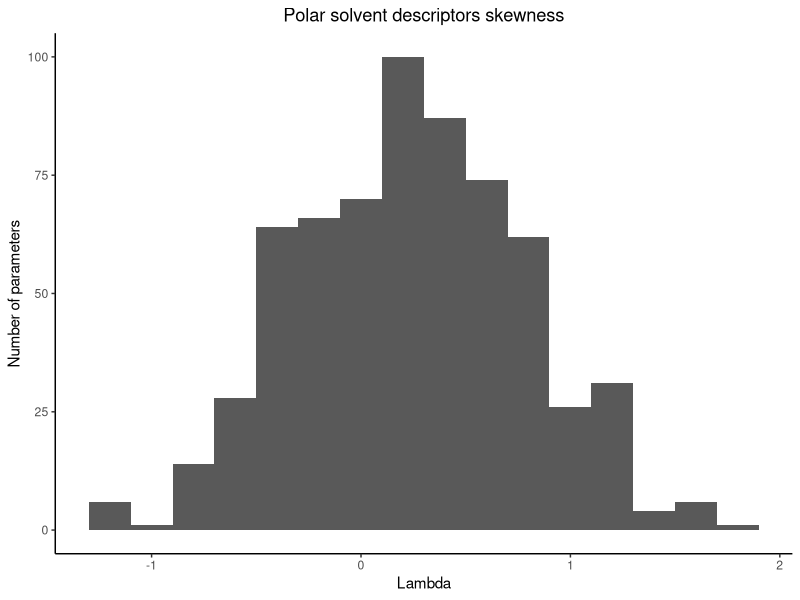
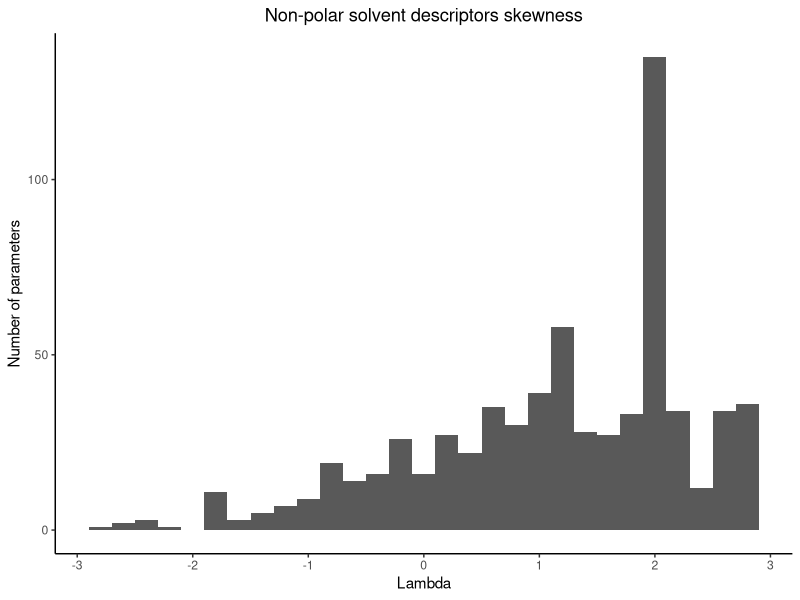
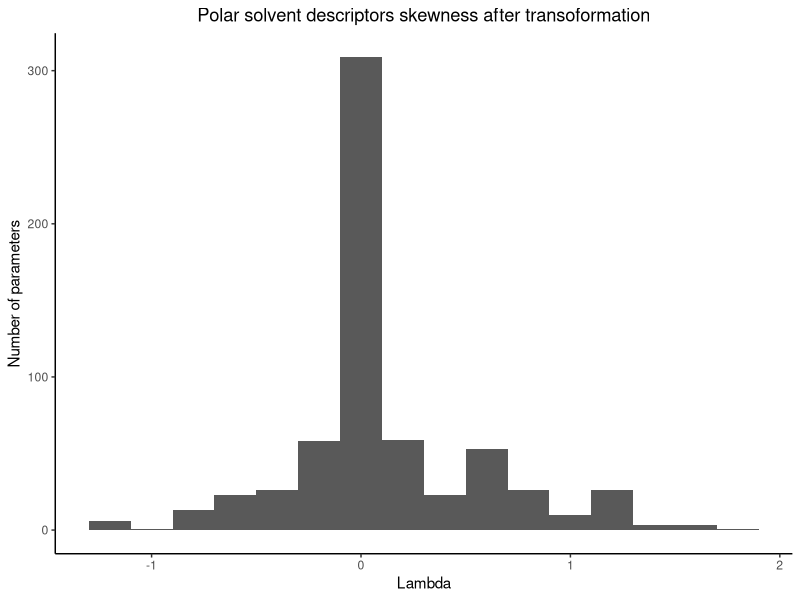
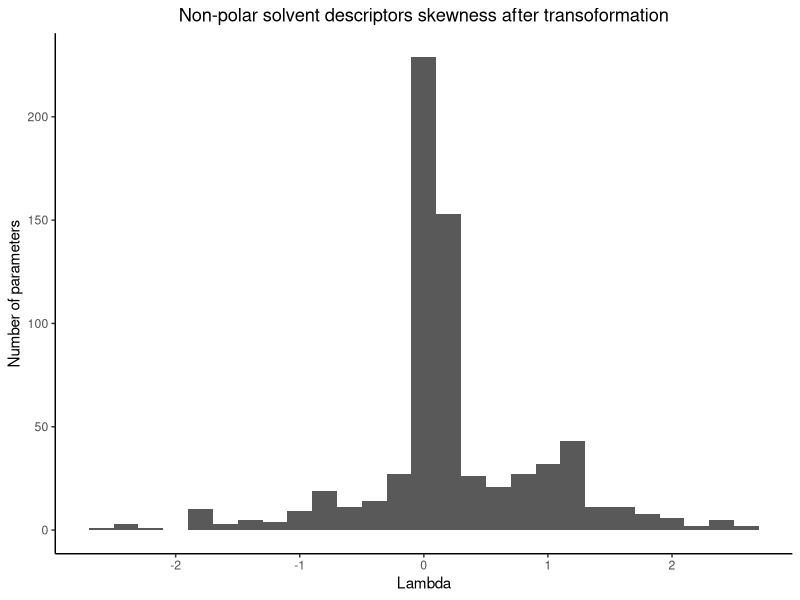
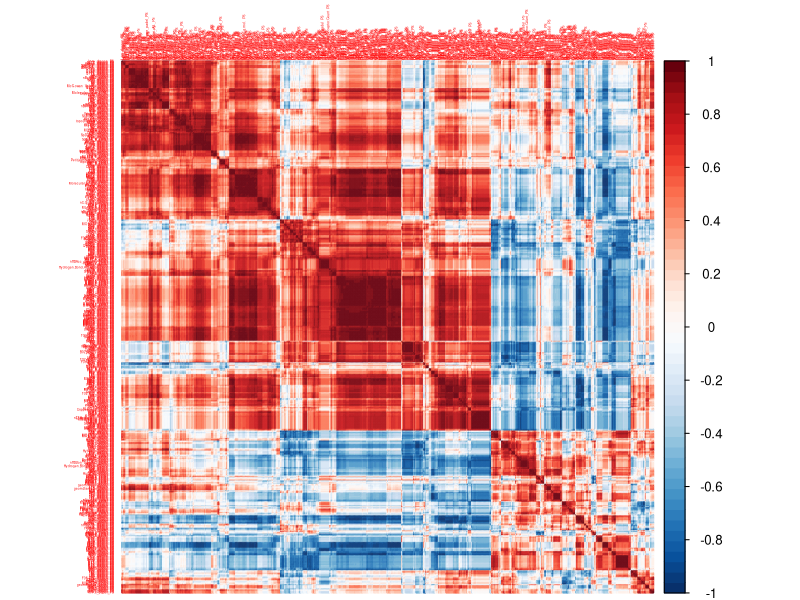
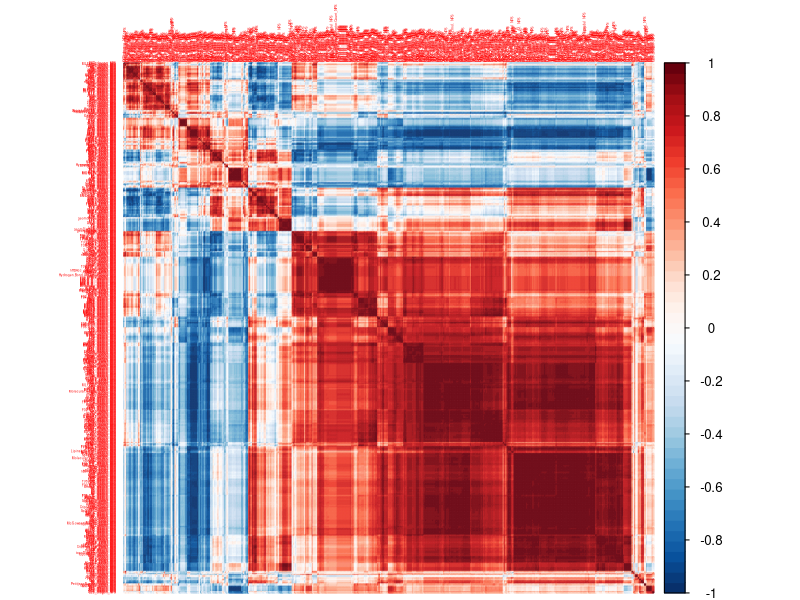

Recreate these plots in R, in order. (Note: this script raises an error after producing the figures.)
## ---- chunk 1
knitr::opts_chunk$set(echo = TRUE, tidy = TRUE, cache = TRUE, warning = FALSE, message = FALSE)
## ---- chunk 2
library(caret)
library(e1071)
library(corrplot)
library(RColorBrewer)
## ---- chunk 3
PS_descriptors <- read.csv("Data/PS descriptors.csv")
NPS_descriptors <-read.csv("Data/NPS descriptors.csv")

PS_descriptors_training <- read.csv("Data/PS descriptors (training).csv")
NPS_descriptors_training <-read.csv("Data/NPS descriptors (training).csv")
## ---- chunk 4
# Check whether the same number of columns containg missing data in training and training/validation dataset descriptors
if (ncol(PS_descriptors[,colSums(is.na(PS_descriptors)) != 0]) == ncol(PS_descriptors_training[,colSums(is.na(PS_descriptors_training)) != 0])) {
  print("True")
} else {
  print("False")
}
if (ncol(NPS_descriptors[,colSums(is.na(NPS_descriptors)) != 0]) == ncol(NPS_descriptors_training[,colSums(is.na(NPS_descriptors_training)) != 0])) {
  print("True")
} else {
  print("False")
}

# If both true, remove all variables containing a NA value
## ---- chunk 5
PS_descriptors <-PS_descriptors[,colSums(is.na(PS_descriptors)) == 0]
PS_descriptors_training <- PS_descriptors_training[ , colSums(is.na(PS_descriptors_training)) == 0]
## ---- chunk 6
cat("Number of PS descriptors removed:", 2702-length(colnames(PS_descriptors)),"\n")
## ---- chunk 7
NPS_descriptors <- NPS_descriptors[ , colSums(is.na(NPS_descriptors)) == 0]
NPS_descriptors_training <- NPS_descriptors_training[ , colSums(is.na(NPS_descriptors_training)) == 0]
## ---- chunk 8
cat("Number of NPS descriptors removed:", 2702-length(colnames(PS_descriptors)),"\n")
## ---- chunk 9
PS_descriptors_nzv<-nearZeroVar(PS_descriptors_training, freqCut = 7, uniqueCut = 23)
PS_descriptors_training<-PS_descriptors_training[-c(PS_descriptors_nzv)]
PS_descriptors<-PS_descriptors[-c(PS_descriptors_nzv)]
## ---- chunk 10
cat("Number of PS descriptors removed:", length(PS_descriptors_nzv),"\n")
## ---- chunk 11
NPS_descriptors_nzv<-nearZeroVar(NPS_descriptors_training, freqCut = 11, uniqueCut = 16)
NPS_descriptors_training<-NPS_descriptors_training[-c(NPS_descriptors_nzv)]
NPS_descriptors<-NPS_descriptors[-c(NPS_descriptors_nzv)]
## ---- chunk 12
cat("Number of NPS descriptors removed:", length(NPS_descriptors_nzv),"\n")
## ---- chunk 13
skewness_PS<-apply(PS_descriptors_training[,2:641],2,skewness)
skewness_NPS<-apply(NPS_descriptors_training[,2:684],2,skewness)
## ---- chunk 14
ggplot(as.data.frame(skewness_PS), 
       aes(skewness_PS)) + 
  geom_histogram(binwidth = 0.2) +
  labs(title = "Polar solvent descriptors skewness", x="Lambda", y="Number of parameters") + 
  theme_classic() +
  theme(plot.title = element_text(hjust = 0.5))
## ---- chunk 15
ggplot(as.data.frame(skewness_NPS), 
       aes(skewness_NPS)) + 
  geom_histogram(binwidth = 0.2) + 
  labs(title = "Non-polar solvent descriptors skewness",x="Lambda", y="Number of parameters") +
  theme_classic() +
  theme(plot.title = element_text(hjust = 0.5))
## ---- chunk 16
PS_preprocessing <- preProcess(PS_descriptors_training[,2:641], method = c("scale", "center", "YeoJohnson"))
NPS_preprocessing <- preProcess(NPS_descriptors_training[,2:684], method = c("scale", "center", "YeoJohnson"))
## ---- chunk 17
cat("Polar solvent descriptors transormation \n")
PS_preprocessing
## ---- chunk 18
cat("Non-polar solvent descriptors transormation \n")
NPS_preprocessing
## ---- chunk 19
PS_descriptors[,2:641] <- predict(PS_preprocessing, PS_descriptors[,2:641])
PS_descriptors_training[,2:641] <- predict(PS_preprocessing, PS_descriptors_training[,2:641])
NPS_descriptors[,2:684] <- predict(NPS_preprocessing, NPS_descriptors[,2:684])
NPS_descriptors_training[,2:684] <- predict(NPS_preprocessing, NPS_descriptors_training[,2:684])
## ---- chunk 20
skewness_PS_2<-apply(PS_descriptors_training[,2:641],2,skewness)
skewness_NPS_2<-apply(NPS_descriptors_training[,2:684],2,skewness)
## ---- chunk 21
ggplot(as.data.frame(skewness_PS_2), aes(skewness_PS_2)) + 
  geom_histogram(binwidth = 0.2) + 
  labs(title = "Polar solvent descriptors skewness after transoformation", x="Lambda", y="Number of parameters") +
  theme_classic() +
  theme(plot.title = element_text(hjust = 0.5))
## ---- chunk 22
ggplot(as.data.frame(skewness_NPS_2), aes(skewness_NPS_2)) + 
  geom_histogram(binwidth = 0.2) + 
  labs(title = "Non-polar solvent descriptors skewness after transoformation", x="Lambda", y="Number of parameters") +
  theme_classic() +
  theme(plot.title = element_text(hjust = 0.5))
## ---- chunk 23
PS_corr <- cor(PS_descriptors_training[,2:641], method="pearson")
cols <- c(rev(brewer.pal(9, "Blues")),brewer.pal(9, "Reds"))
corrplot::corrplot(PS_corr,
                   order = "hclust",
                   tl.cex = 0.2,
                   addgrid.col = rgb(1,1,1,.01),
                   col = colorRampPalette(cols)(51))
## ---- chunk 24
NPS_corr <- cor(NPS_descriptors_training[,2:684], method="pearson")
cols <- c(rev(brewer.pal(9, "Blues")),brewer.pal(9, "Reds"))
corrplot::corrplot(NPS_corr,
                   tl.cex = 0.2,
                   order = "hclust",
                   addgrid.col = rgb(1,1,1,.01),
                   col = colorRampPalette(cols)(51))
## ---- chunk 25
PS_corr_DP <-cor(PS_descriptors_training[,8:641], method="pearson")
PS_corr_names_DP <- findCorrelation(PS_corr_DP, cutoff = 0.735, names = TRUE, exact = TRUE)

PS_colnames_DP <- colnames(PS_descriptors_training[8:641])[!(colnames(PS_descriptors_training[8:641]) %in% PS_corr_names_DP)]
## ---- chunk 26
cat("Number of descriptors removed:", length(PS_corr_names_DP))
## ---- chunk 27
# Binary correlation matrix
PS_colnames_basic_DP <- c(colnames(PS_descriptors_training[2:7]), PS_colnames_DP)

PS_corr_basic_DP <-as.data.frame(cor(PS_descriptors_training[c(PS_colnames_basic_DP)], method="pearson"))
PS_corr_basic_DP[PS_corr_basic_DP <= abs(0.735)] <- 0
PS_corr_basic_DP[PS_corr_basic_DP > abs(0.735)] <- 1
diag(PS_corr_basic_DP) <- 0

# Removal of significantly correlated descriptors
PS_corr_basic_DP <- PS_corr_basic_DP[PS_corr_basic_DP["AmphM_PS"]== 0, PS_corr_basic_DP["AmphM_PS"] == 0]
PS_corr_basic_DP <- PS_corr_basic_DP[PS_corr_basic_DP["Hydrogen.Bond.Acceptor.Count_PS"]== 0, PS_corr_basic_DP["Hydrogen.Bond.Acceptor.Count_PS"] == 0]
## ---- chunk 28
cat("Number of descriptors removed:", length(PS_colnames_basic_DP)-length(colnames(PS_corr_basic_DP)),"\n")
cat("Significant correlations left:", sum(PS_corr_basic_DP))
## ---- chunk 29
NPS_corr_DP <-cor(NPS_descriptors_training[,8:684], method="pearson")
NPS_corr_names_DP <- findCorrelation(NPS_corr_DP, cutoff = 0.641, names = TRUE, exact = TRUE)

NPS_colnames_DP <- colnames(NPS_descriptors_training[8:684])[!(colnames(NPS_descriptors_training[8:684]) %in% NPS_corr_names_DP)]
## ---- chunk 30
cat("Number of descriptors removed:", length(NPS_corr_names_DP))
## ---- chunk 31
# Binary correlation matrix
NPS_colnames_basic_DP <- c(colnames(NPS_descriptors_training[2:7]), NPS_colnames_DP)

NPS_corr_basic_DP <-as.data.frame(cor(NPS_descriptors_training[c(NPS_colnames_basic_DP)], method="pearson"))
NPS_corr_basic_DP[NPS_corr_basic_DP <= abs(0.735)] <- 0
NPS_corr_basic_DP[NPS_corr_basic_DP > abs(0.735)] <- 1
diag(NPS_corr_basic_DP) <- 0

# Removal of significantly correlated descriptors
NPS_corr_basic_DP <- NPS_corr_basic_DP[NPS_corr_basic_DP["Molecular.volume..A3._NPS"]== 0, NPS_corr_basic_DP["Molecular.volume..A3._NPS"] == 0]
## ---- chunk 32
cat("Number of descriptors removed:", length(NPS_colnames_basic_DP)-length(colnames(NPS_corr_basic_DP)),"\n")
cat("Significant correlations left:", sum(NPS_corr_basic_DP))
## ---- chunk 33
cat("Polar solvent descriptors")
colnames(PS_corr_basic_DP)
## ---- chunk 34
cat("Non-polar solvent descriptors")
colnames(NPS_corr_basic_DP)
## ---- chunk 35
PS_colnames<-c("PS", colnames(PS_corr_basic_DP))
PS_descriptors<-PS_descriptors[c(PS_colnames)]

NPS_colnames<-c("NPS", colnames(NPS_corr_basic_DP))
NPS_descriptors<-NPS_descriptors[c(NPS_colnames)]
## ---- chunk 36
# Export preprocessed datasets 
write.csv(PS_descriptors, "Results/PS descriptors.csv", row.names = FALSE)
write.csv(NPS_descriptors, "Results/NPS descriptors.csv", row.names = FALSE)
